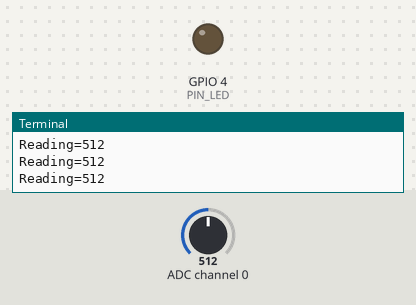
This program was run on a simulated Raspberry Pi (BCM pin numbers). On the bench: output pins drawn as LEDs (lit = HIGH), the last lines printed to the terminal. The inputs (shaded band) are chosen by the test bench; at power-on: ADC channel 0 = 512 (analog values on the 0–1023 scale).

Above: at 1.2 s.
1.3 s: ADC channel 0 set to 499
At 2.7 s:
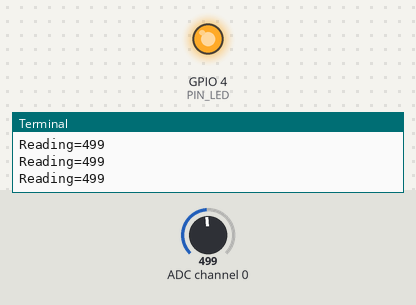
3.0 s: ADC channel 0 set to 522
At 4.1 s:
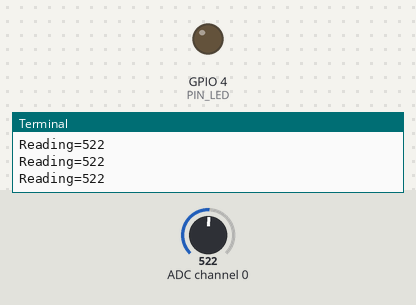
4.5 s: ADC channel 0 set to 511
At 5.3 s:
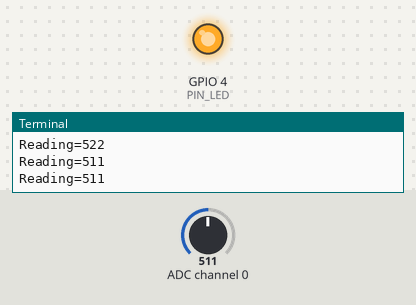
Timing chart, 0 to 7.5 s (numbered marks = the images above; inputs shaded):
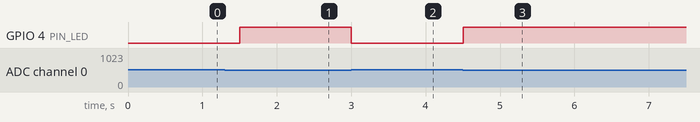

Measured:
- the behaviour switches between 512 and 511 on ADC channel 0 (found by bisection; images 0 and 1)
- after the input at 1.3 s, GPIO 4 (PIN_LED): LOW → HIGH after 0.20 s
- after the input at 3.0 s, GPIO 4 (PIN_LED): HIGH → LOW at once
- after the input at 4.5 s, GPIO 4 (PIN_LED): LOW → HIGH at once

The program:

LDR.py
```python
import spidev
import time
import RPi.GPIO as GPIO

# SPI 인스턴스 생성
spi = spidev.SpiDev()

PIN_LED = 4
GPIO.setmode(GPIO.BCM)
GPIO.setup(PIN_LED, GPIO.OUT)

# SPI 통신 시작
spi.open(0, 0) #bus : 0, device  : 0 (CE0, CE1)

# SPI 최대 통신 속도 설정
spi.max_speed_hz = 100000

# 채널에서 읽어온 아날로그값을 디지털로 변환하여 리턴하는 함수
def analog_read(channel):
    # [byte_1, byte_2, byte_3]
    # byte_1 : 1
    # byte_2 : channel(0) + 8 = 0000 1000 << 4 -> 1000 0000
    # byte_3 : 0
    ret = spi.xfer2([1, (channel + 8) << 4, 0])
    adc_out = ((ret[1] & 3) << 8) + ret[2]
    return adc_out

try:
    while True:
        reading = analog_read(0)

        if(reading < 512):
            GPIO.output(PIN_LED, GPIO.HIGH)
        else:
             GPIO.output(PIN_LED, GPIO.LOW)

        print("Reading=%d" % reading) # 0~1023
        time.sleep(0.5)
finally:
    spi.close()
```
